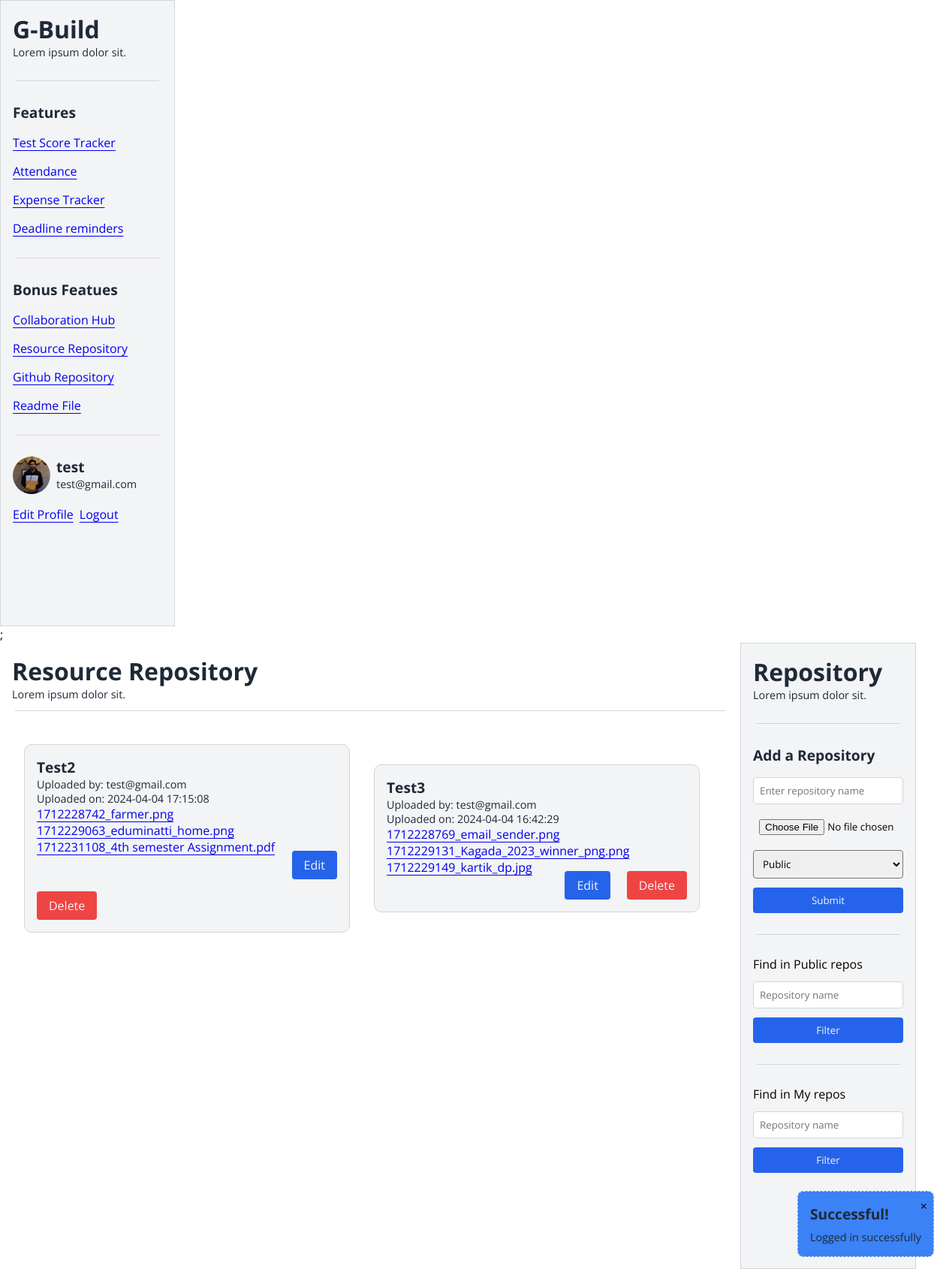
The page /index.php?page=Resource-repository (signed in) on the database its author committed.
### tables this page shows
CREATE TABLE `repositories` (
  `email` varchar(256) DEFAULT NULL,
  `usn` varchar(256) DEFAULT NULL,
  `repo_name` varchar(256) DEFAULT NULL,
  `visibility` varchar(256) DEFAULT NULL,
  `file_path` text DEFAULT NULL,
  `updated_at` datetime DEFAULT current_timestamp() ON UPDATE current_timestamp(),
  `id` int(11) NOT NULL
);

### php/functions.php (called while the page is built, shortened)
<?php
$conn = mysqli_connect(server, host, password, db_name);
function getRepositories($email, $usn)
{
    global $conn;
    $stmt = $conn->prepare("SELECT * FROM repositories WHERE email = ? AND usn = ?");
    $stmt->bind_param("ss", $email, $usn);
    $stmt->execute();
    $result = $stmt->get_result();
    $repositories = $result->fetch_all(MYSQLI_ASSOC);
    return $repositories;
}

### pages/ResourceRepository.php (the view, shortened to what this page needs)
<?php
include("./php/functions.php");
if (isset($_SESSION['filteredRepositories'])) {
    $repositories = $_SESSION['filteredRepositories'];
    unset($_SESSION['filteredRepositories']);
} else {
    $repositories = getRepositories($_SESSION['user']['email'], $_SESSION['user']['usn']);
}
$editRepo = isset($_SESSION['editRepo']) ? $_SESSION['editRepo'] : null;
?>
<section class="dashboard__section">
    <div class="dashboard__section-left">
        <div>
            <h4>Resource Repository</h4>
            <p>Lorem ipsum dolor sit.</p>
        </div>
        <div class="separator"></div>
        <div class="flex items-center gap-4">
            <?php foreach ($repositories as $repository) : ?>
                <div class="card">
                    <h5><?= $repository['repo_name']; ?></h5>
                    <p>Uploaded by: <?= $repository['email']; ?></p>
                    <p>Uploaded on: <?= $repository['updated_at']; ?></p>
                    <div class="flex justify-between">
                        <?php
                        $filePaths = explode(',', $repository['file_path']);
                        foreach ($filePaths as $filePath) {
                            $fileName = basename($filePath);
                            echo '<a href="./php/getFile.php?path=' . $filePath . "&repo=" . $repository['repo_name'] . '">' . $fileName . '</a><br>';
                        }
                        ?>
                        <?php if ($_SESSION['user']['email'] == $repository['email'] && $_SESSION['user']['usn'] == $repository['usn']) : ?>
                            <a href="javascript:void(0);" onclick="editRepository(<?= $repository['id']; ?>);" class="primary__btn mt-4" style="text-decoration: none;">Edit</a>
                            <a href="./php/actions.php?deleteRepo=<?= $repository['id']; ?>" class="danger__btn mt-4" style="text-decoration: none;">Delete</a>
                        <?php endif; ?>
                    </div>
                </div>
            <?php endforeach; ?>
        </div>
    </div>
    <div>
        <aside style="max-width: 200px; width: 100%; display:flex; flex-direction:column; gap: 1rem; z-index:10; background-color:var(--primary); padding: 1rem; min-height:100vh; margin-right:30px" class="border">
            <div>
                <h4>Repository</h4>
                <p>Lorem ipsum dolor sit.</p>
            </div>
            <div class="separator"></div>
            <div>
                <h5><?php echo isset($editRepo) ? 'Update' : 'Add'; ?> a Repository</h5>
            </div>
            <div style="display: flex; flex-direction:column; gap: 1rem;">
                <form method="post" action="<?php echo isset($editRepo) ? './php/actions.php?updateRepo=' . $editRepo['id'] : './php/actions.php?addRepo'; ?>" enctype="multipart/form-data" style="display: flex; flex-direction:column; gap: .75rem;">
                    <input type="text" name="repo_name" placeholder="Enter repository name" class="border" required value="<?php echo isset($editRepo) ? $editRepo['repo_name'] : ''; ?>">
                    <input type="file" name="repo_file" <?php echo isset($editRepo) ? '' : 'required'; ?>>
                    <select name="visibility" required>
                        <option value="public" <?php echo (isset($editRepo) && $editRepo['visibility'] == 'public') ? 'selected' : ''; ?>>Public</option>
                    </select>
                    <button type="submit" class="primary__btn"><?php echo isset($editRepo) ? 'Update' : 'Submit'; ?></button>
                </form>
                <div class="separator"></div>
                <form method="post" action=<?= "./php/actions.php?filterRepo" ?> style="display: flex; flex-direction:column; gap: .75rem;">
                    <label for="repo_name">Find in Public repos</label>
                    <input name="repo_name" placeholder="Repository name" class="border">
                    <button class="primary__btn">Filter</button>
                </form>
                <div class="separator"></div>
                <form method="post" action=<?= "./php/actions.php?filterMyRepo" ?> style="display: flex; flex-direction:column; gap: .75rem;">
                    <label for="repo_name">Find in My repos</label>
                    <input name="repo_name" placeholder="Repository name" class="border">
                    <button class="primary__btn">Filter</button>
                </form>
            </div>
        </aside>
    </div>
</section>

### pages/globals.css (style rules this page uses)
* { padding: 0rem; margin: 0rem; font-family: "Open Sans", sans-serif; }
:root { --primary: #f3f4f6; --border: #d1d5db; --secondary: #1f2937; --accent: #2563eb; --danger: #ef4444; --success: #10b981; --warning: #f59e0b; --info: #3b82f6; }
.flex { display: flex; flex-wrap: wrap; }
.justify-between { justify-content: space-between; }
.items-center { align-items: center; }
.flex { display: flex; }
p { font-size: 0.9rem; color: var(--secondary); }
h1, h2, h3, h4, h5, h6 { padding: 0px; margin: 0px; background-color: transparent; }
h4 { font-size: 2rem; color: var(--secondary); }
h5 { font-size: 1.2rem; color: var(--secondary); }
a { text-underline-offset: 0.25rem; }
input, select, textarea { padding: 0.5rem; border-radius: 0.25rem; }
.border { border: 1px solid var(--border); }
.mt-4 { margin-top: 1rem; }
.primary__btn { background-color: var(--accent); color: var(--primary); padding: 0.5rem 1rem; border: 1px solid var(--border); border-radius: 0.25rem; border: none; cursor: pointer; }
.danger__btn { background-color: var(--danger); color: var(--primary); padding: 0.5rem 1rem; border: 1px solid var(--border); border-radius: 0.25rem; border: none; cursor: pointer; }
.separator { content: " "; max-width: 100%; height: 1px; border-radius: 10px; color: var(--border); background-color: var(--border); margin: 0.75rem 0.25rem; }
.card { max-width: 400px; width: 100%; margin: 2rem 1rem; padding: 1rem 1rem; border-radius: 10px; background-color: var(--primary); border: 1px solid var(--border); }
.dashboard__section { display: flex; max-width: 1250px; min-width: 1250px; width: 100%; justify-content: space-between; }
.dashboard__section-left { padding: 1rem 1rem; width: 100%; height: 100vh; overflow: auto; }

### rows shown on the page
repositories: repo_name "Test2", email "test@gmail.com", updated_at "2024-04-04 17:15:08", file_path "1712228742_farmer.png", file_path "1712229063_eduminatti_home.png", file_path "1712231108_4th semester Assignment.pdf"
repositories: repo_name "Test3", email "test@gmail.com", updated_at "2024-04-04 16:42:29", file_path "1712228769_email_sender.png", file_path "1712229131_Kagada_2023_winner_png.png", file_path "1712229149_kartik_dp.jpg"

### other values the page prints
$success "Logged in successfully"
$_SESSION['user']['name'] "test"
$_SESSION['user']['email'] "test@gmail.com"
